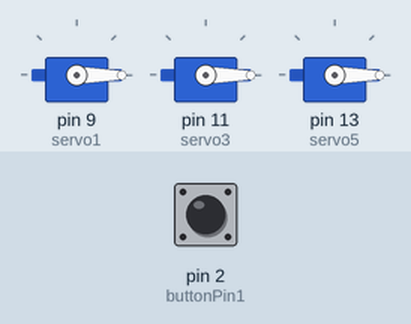
Simulated run of this sketch. Board: Arduino Uno, built with avr-gcc and run on an emulated ATmega328P. Shown: 3 × servo. The inputs (shaded band) are chosen by the test bench; at power-on: pin 2 (buttonPin1) LOW. What the sketch prints to the serial monitor is not drawn.

Above: at 2.0 s.
2.1 s: pin 2 (buttonPin1) pulled HIGH for 0.75 s
At 3.1 s:
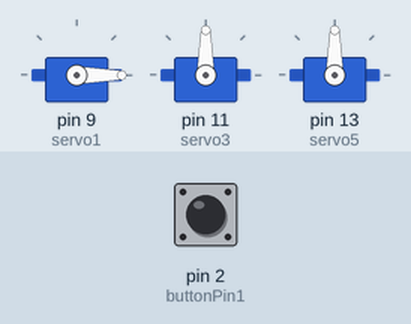
5.0 s: pin 2 (buttonPin1) pulled HIGH for 3.2 s
At 5.81 s:
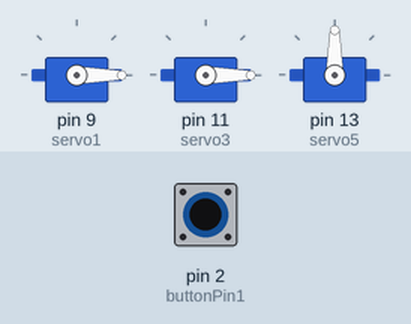
At 8.81 s:
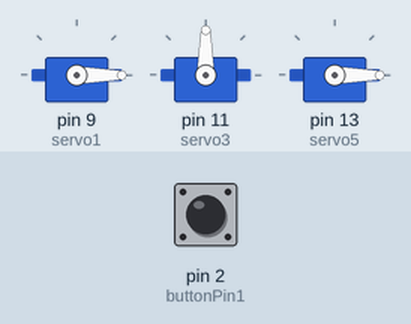
Timing chart, 0 to 10.4 s (numbered marks = the images above; inputs shaded):
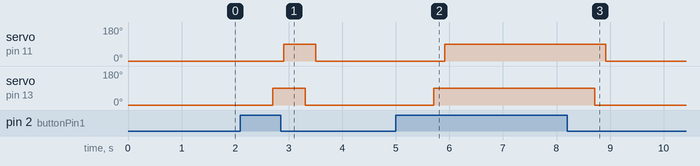

The sketch:

five_serv_test_code.ino
```cpp
#include <Servo.h>

const int buttonPin1 = 2;     // the number of the pushbutton pin
//const int buttonPin2 = 3;

unsigned int rotation = 90;
int buttonState1 = LOW;
unsigned long start_millis;
unsigned long current_millis;
//int buttonState2 = LOW;

Servo servo1; // create servo object
Servo servo2; // create servo object
Servo servo3; // create servo object
Servo servo4; // create servo object
Servo servo5; // create servo object

Servo list[] ={servo1, servo3, servo5};

void setup() {
  // put your setup code here, to run once:
  Serial.begin(250000);

  servo1.attach(9);
//  servo2.attach(10);
  servo3.attach(11);
//  servo4.attach(12);
  servo5.attach(13);

  servo1.write(0);
//  servo2.write(0);
  servo3.write(0);
//  servo4.write(0);
  servo5.write(0);
  pinMode(buttonPin1, INPUT);
//  pinMode(buttonPin2, INPUT);
}

void loop() {
  // put your main code here, to run repeatedly:
  buttonState1 = digitalRead(buttonPin1);
//  buttonState2 = digitalRead(buttonPin2);

//  if (buttonState2 == HIGH)
//    {
//      // turn LED on:
//      delay(50);
//      servo1.write(rotation);
//      Serial.println("button 2 pressed - rotate 1");
//    }
//  else
//    {
//      // turn LED off:
//      servo1.write(0);
//      Serial.println("button 2 not pressed - no rotation");
//    }

    if (buttonState1 == HIGH)
      {
        Serial.println("button 1 pressed - rotate");
          for (int i=0; i <= 5; i++)
          {
              list[i].write(rotation);
              Serial.print(i);
              delay(100);
            }
       }


       if (buttonState1 == LOW)
       {
        Serial.println("button not pressed - no rotate");
          for (int i=0; i <= 5; i++)
          {
              list[i].write(0);
              Serial.print(i);
              delay(100);
            }
       }

}
```

Measured:
- after the input at 2.1 s, servo on pin 11 (servo3): 0° → 90° after 0.81 s, → 0° 0.60 s later; servo on pin 13 (servo5): 0° → 90° after 0.61 s, → 0° 0.60 s later
- after the input at 5.0 s, servo on pin 11 (servo3): 0° → 90° after 0.91 s, → 0° 3.0 s later; servo on pin 13 (servo5): 0° → 90° after 0.71 s, → 0° 3.0 s later
